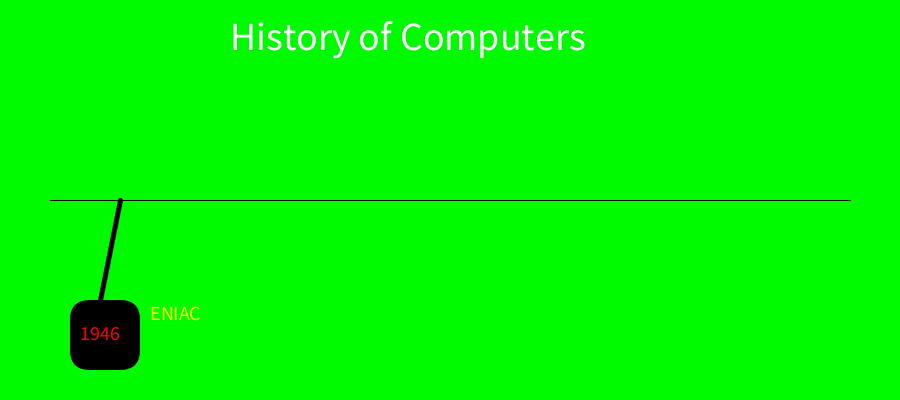
Frame 1 (no input)
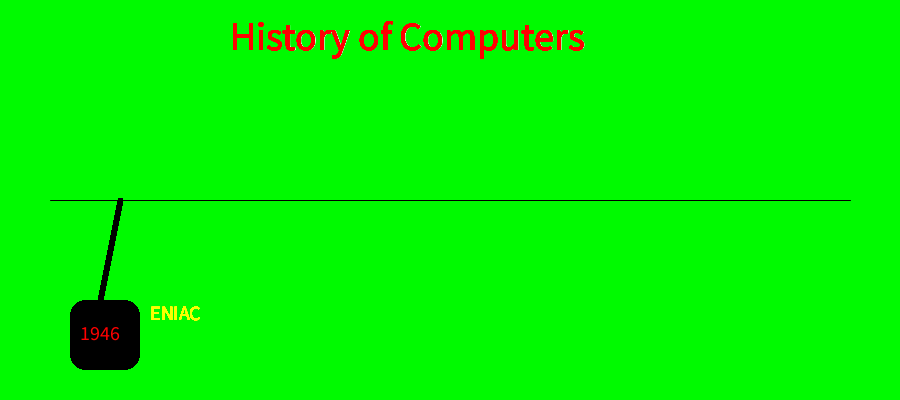
Frame 60 (the mouse pressed at the canvas centre just before this capture)
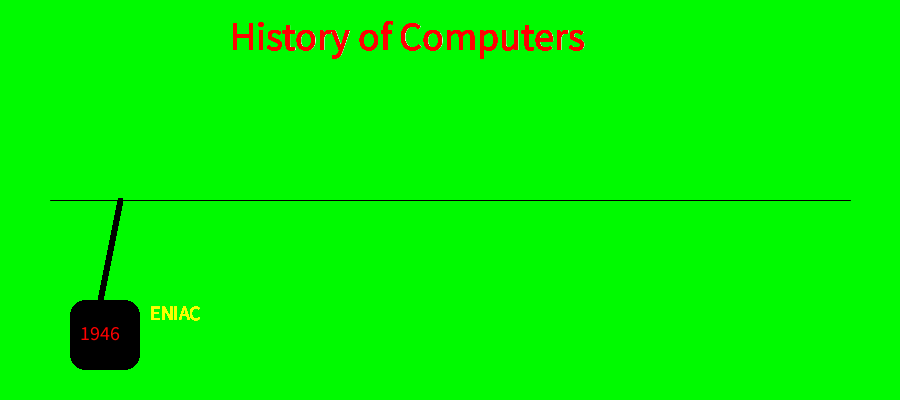
Frame 120 (the mouse held since frame 60 and released just before this capture)

The Processing sketch that drew these frames (run headless with seeded random() and noise(); from frame 60 on, the mouse is pressed at the canvas centre):

// Processing sketch: Buttons
// ── Buttons.pde
void setup()  {
  size(900,400);
    background(0,250,0);
  
  int value = 0;
}
void draw()  {

 
  textSize(40);
   text("History of Computers",230,50);
   line(50,200,850,200);
   stroke(0);
   strokeWeight(5);
 
   histEvent("ENIAC","1946",100,300,70,70);
  //histEvent("Not Even",110,110,70,70);
  //histEvent("Close Baby",220,220,70,70);
  println("Y= " + mouseX);
  println("X= " + mouseY);
}

void histEvent(String bText, String dText, int x, int y, int w, int l)  {
  line(x,y,x+20,y-100); 
  noStroke();
  fill(0,0,0);
 
  textSize(20);
  rect(x-30,y,w,l,20);
  fill(250,255,0);
  text(bText,x+50,y+20);
   fill(250); 
    if (mouseX>x && mouseX<=x+w && mouseY>y && mouseY<=y+l);
      fill(255,0,0);
      text(dText, x-20,y+40);
}
